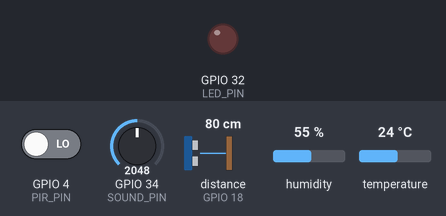
This program was run on a simulated ESP32. Shown: output pins drawn as LEDs (lit = HIGH). Wiring (from diagram.json): ultrasonic range finder: trigger GPIO 27; echo GPIO 18. Inputs (shaded band) come from the test bench; at power-on: GPIO 4 (PIR_PIN) LOW, GPIO 34 (SOUND_PIN) = 2048, distance to the obstacle (sensor on GPIO 18) 80 cm, humidity 55 %, temperature 24 °C. The echo pulse lasts 58.3 µs per cm; WiFi joins after 1.5 s; servers stay silent unless stated; uploads are accepted with an empty reply; pins used as bus, display or sensor lines are not drawn; what the program prints to the serial monitor is not drawn.

Above: at 3.7 s.
3.8 s: GPIO 4 (PIR_PIN) driven HIGH
At 4.4 s:
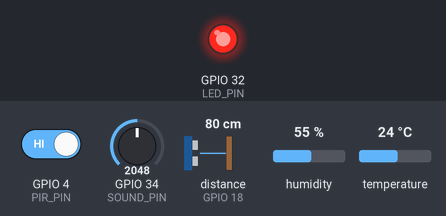
5.3 s: GPIO 4 (PIR_PIN) driven LOW
At 6.4 s:
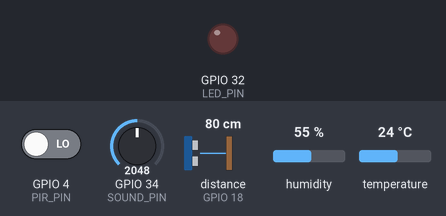
Timing chart, 0 to 8.3 s (numbered marks = the images above; inputs shaded):
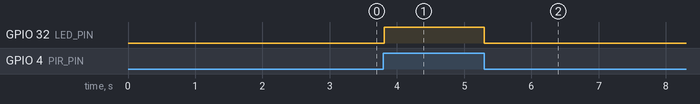

Measured:
- after the input at 3.8 s, GPIO 32 (LED_PIN): LOW → HIGH at once
- after the input at 5.3 s, GPIO 32 (LED_PIN): HIGH → LOW at once

The program:

main.cpp
```cpp
#include <Arduino.h>
#include <WiFi.h>
#include <HTTPClient.h>
#include <WiFiClientSecure.h>
#include <DHT.h>

#define DHT_PINO 14
#define DHT_TYPE DHT22
DHT dht(DHT_PINO, DHT_TYPE);

const char* ssid = "Wokwi-GUEST";
const char* password = "";
const char* api_url = "seu endpoint da dashboard";

const int PIR_PIN = 4;
const int TRIG_PIN = 27;
const int ECHO_PIN = 18;
const int SOUND_PIN = 34;
const int LED_PIN = 32;

unsigned long tempoUltimoSystem = 0;
unsigned long tempoUltimoSom = 0;
unsigned long tempoUltimoUltra = 0;
unsigned long tempoUltimoDHT = 0;

void enviarEstado(String device_id, String sensor, bool estado, float value) {
  if (WiFi.status() == WL_CONNECTED) {
    WiFiClientSecure client;
    client.setInsecure();

    HTTPClient http;
    if (http.begin(client, api_url)) {
      http.addHeader("Content-Type", "application/json");

      String estadoStr = estado ? "true" : "false";
      String json = "{\"device_id\":\"" + device_id +
                    "\",\"sensor\":\"" + sensor +
                    "\",\"estado\":" + estadoStr +
                    ",\"value\":" + String(value, 2) +
                    ",\"timestamp\":\"2026-09-11T20:00:00.000Z\"}";

      int codigo = http.POST(json);

      if (codigo == 200 || codigo == 201) {
        Serial.printf("[HTTP %d] %s -> Enviado com sucesso!\n", codigo, sensor.c_str());
      } else {
        Serial.printf("[HTTP ERRO %d] Falha ao enviar %s\n", codigo, sensor.c_str());
      }
      http.end();
    }
  }
}

void setup() {
  Serial.begin(115200);
  delay(1000);

  Serial.println("\n=========================================");
  Serial.println("     INICIANDO SIMULADOR ESP32 WOKWI    ");
  Serial.println("=========================================");

  pinMode(PIR_PIN, INPUT);
  pinMode(DHT_PINO, INPUT);
  pinMode(TRIG_PIN, OUTPUT);
  pinMode(ECHO_PIN, INPUT);
  pinMode(SOUND_PIN, INPUT);
  pinMode(LED_PIN, OUTPUT);

  dht.begin();
  WiFi.begin(ssid, password);

  Serial.print("Conectando ao WiFi");
  int tentativas = 0;
  while (WiFi.status() != WL_CONNECTED && tentativas < 20) {
    delay(500);
    Serial.print(".");
    tentativas++;
  }

  if (WiFi.status() == WL_CONNECTED) {
    Serial.println("\n[WIFI] Conectado com sucesso!");
  } else {
    Serial.println("\n[WIFI] Operando offline...");
  }
}

void loop() {
  unsigned long tempoAtual = millis();

  // 1. Métricas do Sistema (A cada 10s)
  if (tempoAtual - tempoUltimoSystem >= 10000) {
    tempoUltimoSystem = tempoAtual;
    enviarEstado("ESP32_WiFi_01", "WiFi", true, (float)WiFi.RSSI());
    enviarEstado("ESP32_UPTIME_01", "UPTIME", true, (float)(millis() / 1000));
    enviarEstado("ESP32_memori_01", "memori", true, (float)ESP.getFreeHeap());
  }

  // 2. Sensor PIR
  int estadoPIR = digitalRead(PIR_PIN);
  static int ultimoEstadoPIR = LOW;
  if (estadoPIR != ultimoEstadoPIR) {
    bool detectou = (estadoPIR == HIGH);
    digitalWrite(LED_PIN, detectou ? HIGH : LOW);
    enviarEstado("ESP32_PIR_01", "PIR", detectou, detectou ? 1.0 : 0.0);
    ultimoEstadoPIR = estadoPIR;
  }

  // 3. Sensor de Som (A cada 3s)
  if (tempoAtual - tempoUltimoSom >= 3000) {
    tempoUltimoSom = tempoAtual;
    enviarEstado("ESP32_SOUND_01", "SOUND", true, (float)analogRead(SOUND_PIN));
  }

  // 4. Ultrassônico (A cada 5s)
  if (tempoAtual - tempoUltimoUltra >= 5000) {
    tempoUltimoUltra = tempoAtual;
    digitalWrite(TRIG_PIN, LOW);
    delayMicroseconds(2);
    digitalWrite(TRIG_PIN, HIGH);
    delayMicroseconds(10);
    digitalWrite(TRIG_PIN, LOW);

    long duracao = pulseIn(ECHO_PIN, HIGH);
    float distancia = duracao * 0.034 / 2.0;
    enviarEstado("ESP32_ULTRASONIC_01", "ULTRASONIC", true, distancia);
  }

  // 5. Sensor DHT22 (A cada 10s)
  if (tempoAtual - tempoUltimoDHT >= 10000) {
    tempoUltimoDHT = tempoAtual;
    float t = dht.readTemperature();
    float h = dht.readHumidity();

    if (!isnan(t)) enviarEstado("ESP32_TEMP_01", "DHT22", true, t);
    if (!isnan(h)) enviarEstado("ESP32_HUMID_01", "HUMIDITY", true, h);
  }

  delay(20);
}
```
